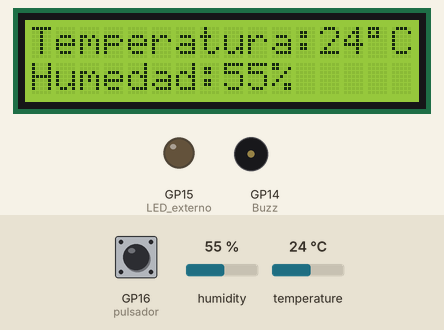
Bench run of a program on a simulated Raspberry Pi Pico running MicroPython. Parts: 16×2 character LCD, output pins drawn as LEDs (lit = HIGH), buzzer (waves = sounding, pin HIGH). The test bench sets the inputs (shaded band); at power-on: humidity 55 %, temperature 24 °C, GP16 (pulsador) LOW.

Above: at 2.7 s.
2.8 s: humidity set to 88 %
At 9.8 s:
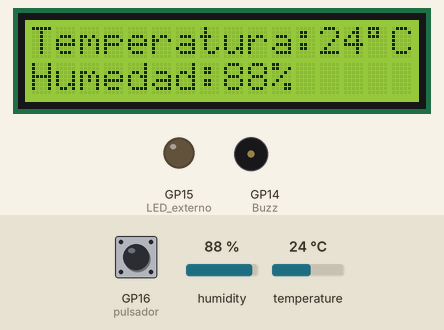
13.6 s: temperature set to 28 °C
At 20.0 s:
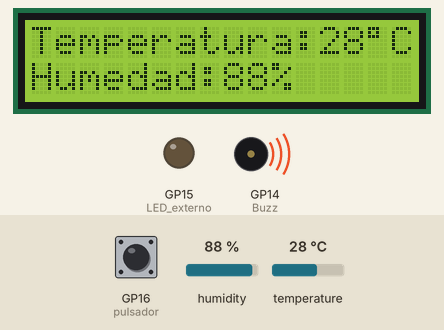
24.4 s: temperature set to 31 °C
At 35.0 s:
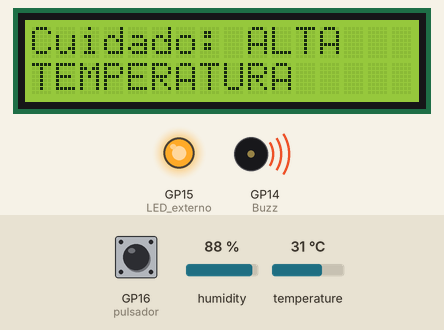
35.2 s: GP16 (pulsador) pulled HIGH for 3 s
At 38.3 s:
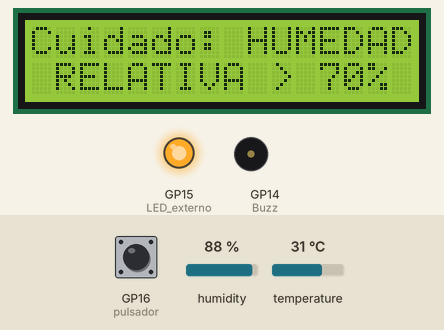
44.0 s: humidity set to 22 %
At 56.1 s:
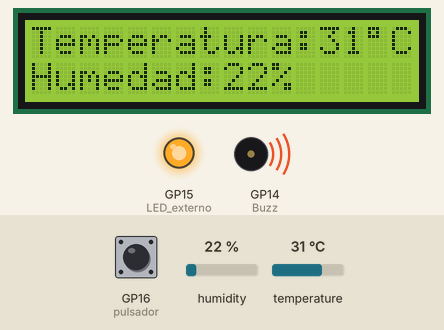
Timing chart, 0 to 57.6 s (numbered marks = the images above; inputs shaded):
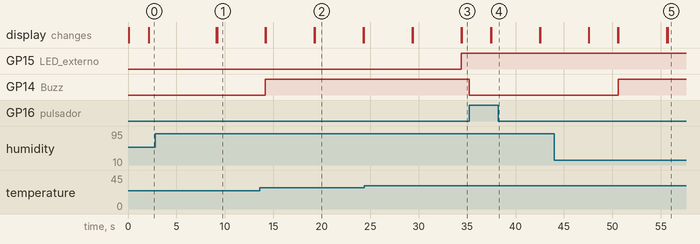

The program:

EstacionMeteorologica-V2.py
```python
from machine import Pin, I2C
from utime import sleep
from lcd_api import LcdApi
from pico_i2c_lcd import I2cLcd
from dht import DHT11
import _thread

dht11_sensor = DHT11(Pin(28, Pin.IN))
dht11_sensor.measure()
temp = dht11_sensor.temperature()
hum = dht11_sensor.humidity()

LED_externo = Pin(15, Pin.OUT)
Buzz = Pin(14, Pin.OUT)
tim = machine.Timer()

pulsador = Pin(16, Pin.IN, Pin.PULL_DOWN)

scl = Pin(1)
sda = Pin(0)
freq = 400000

i2c = I2C(0,sda=sda,scl=scl,freq=freq)

I2C_ADDR = 0x27
I2C_NUM_ROWS = 2
I2C_NUM_COLS = 16

lcd = I2cLcd(i2c, I2C_ADDR, I2C_NUM_ROWS, I2C_NUM_COLS)

a=1

def offBuzz(pin):
    global a
    a = 0
    Buzz.value(0)

pulsador.irq(offBuzz, machine.Pin.IRQ_RISING)

def tick(timer):
    global a
    a = 1

while True:
    sleep(2)
    lcd.clear()
    lcd.move_to(0,0)

    dht11_sensor.measure()
    temp = dht11_sensor.temperature()
    hum = dht11_sensor.humidity()

    Text = 'Temperatura:' + str(temp)  +chr(223)+"C" + 'Humedad:' + str(hum) + "%"
    lcd.putstr(Text)
    sleep(5)

    if temp >= 30:
        LED_externo.value(1)
        lcd.clear()
        lcd.move_to(0,0)
        lcd.putstr("Cuidado: ALTA   TEMPERATURA")
        sleep(3)
        lcd.clear()
    else:
        LED_externo.value(0)

    if hum >= 70:
        if a == 0 :
            tim.init(period=10000, mode=machine.Timer.PERIODIC, callback=tick)
        Buzz.value(a)
        lcd.clear()
        lcd.move_to(0,0)
        lcd.putstr("Cuidado: HUMEDAD RELATIVA > 70% ")
        sleep(3)
    else:
        Buzz.value(0)
```

Measured:
- the behaviour switches between 29 and 30 °C on temperature (found by bisection; images 2 and 3)
- after the input at 2.8 s, the display: first differs from a run without the input after 6.4 s (image 1)
- after the input at 24.4 s, GP15 (LED_externo): LOW → HIGH after 10.0 s
- after the input at 35.2 s, GP14 (Buzz): HIGH → LOW at once
- what the display in image 2 shows lasts 5.0 s, from 19.3 s to 24.3 s
